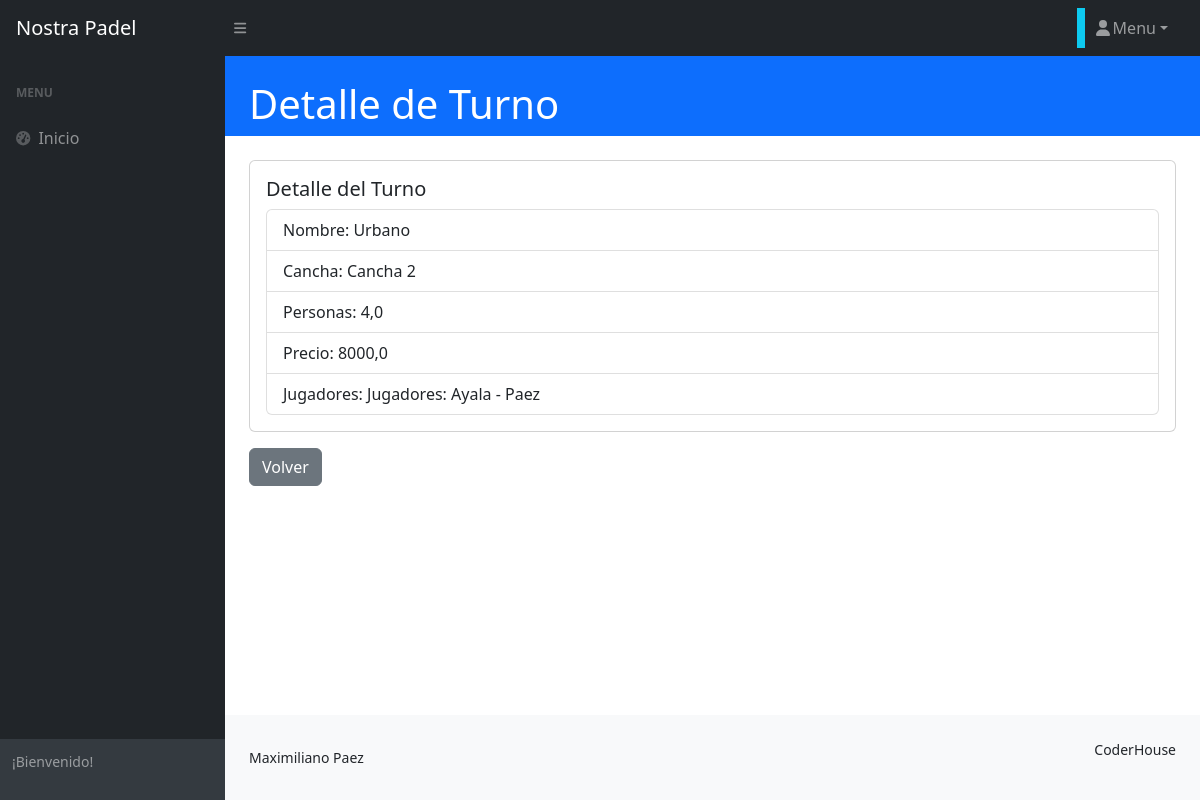
Screenshot of /turno/turno/detail/3 with the database file from the repository.
### turno/models.py (models this page shows, shortened)
class Turno(models.Model):
    categoria_id = models.ForeignKey(
        TurnoLugar, null=True, blank=True, on_delete=models.SET_NULL, verbose_name="lugar de turno"
    )
    nombre = models.CharField(max_length=100)
    unidad_medida = models.CharField(max_length=100)
    cantidad = models.FloatField()
    precio = models.FloatField()
    descripcion = models.TextField(null=True, blank=True, verbose_name="descripción")
    fecha_actualizacion = models.DateField(
        null=True, blank=True, default=timezone.now, editable=False, verbose_name="fecha de actualización"
    )
    class Meta:
        verbose_name = "turno"
        verbose_name_plural = "turnos"

### turno/views.py (the view)
# urls.py: path("turno/detail/<int:pk>", views.TurnoDetail.as_view(), name="turno_detail"),
class TurnoDetail(DetailView):
    model = models.Turno

### turno/templates/turno/turno_detail.html
{% extends 'core/base.html' %}
{% block titulo %}
<div class="container-fluid px-4">
    <h1 class="mt-4">Detalle de Turno</h1>
</div>
{% endblock titulo %}
{% block contenido %}
<div class="container-fluid p-4">
    <div class="card">
        <div class="card-body">
            <h5 class="card-title">Detalle del Turno</h5>
            <ul class="list-group">
                <li class="list-group-item">Nombre: {{ object.nombre }}</li>
                <li class="list-group-item">Cancha: {{ object.unidad_medida }}</li>
                <li class="list-group-item">Personas: {{ object.cantidad }}</li>
                <li class="list-group-item">Precio: {{ object.precio }}</li>
                <li class="list-group-item">Jugadores: {{ object.descripcion }}</li>
            </ul>
        </div>
    </div>
    <a href="{% url 'turno:turno_list' %}" class="btn btn-secondary mt-3">Volver</a>
</div>
{% endblock contenido %}

### rows the page displays
Turno: nombre "Urbano", unidad_medida "Cancha 2", cantidad "4,0", precio "8000,0", descripcion "Jugadores: Ayala - Paez"
